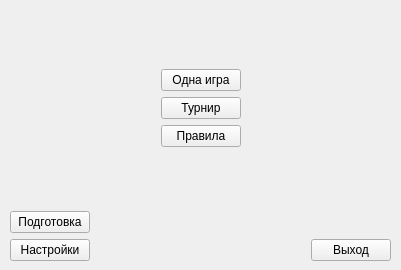
<?xml version="1.0" encoding="UTF-8"?>
<ui version="4.0">
 <author>Maxim Datskiy</author>
 <class>MainWindow</class>
 <widget class="QMainWindow" name="MainWindow">
  <property name="enabled">
   <bool>true</bool>
  </property>
  <property name="geometry">
   <rect>
    <x>0</x>
    <y>0</y>
    <width>401</width>
    <height>270</height>
   </rect>
  </property>
  <property name="sizePolicy">
   <sizepolicy hsizetype="Fixed" vsizetype="Fixed">
    <horstretch>0</horstretch>
    <verstretch>0</verstretch>
   </sizepolicy>
  </property>
  <property name="minimumSize">
   <size>
    <width>401</width>
    <height>270</height>
   </size>
  </property>
  <property name="maximumSize">
   <size>
    <width>401</width>
    <height>270</height>
   </size>
  </property>
  <property name="windowTitle">
   <string>Brain Ring - Добро пожаловать!</string>
  </property>
  <property name="documentMode">
   <bool>false</bool>
  </property>
  <widget class="QWidget" name="centralwidget">
   <widget class="QWidget" name="layoutWidget">
    <property name="geometry">
     <rect>
      <x>10</x>
      <y>10</y>
      <width>381</width>
      <height>251</height>
     </rect>
    </property>
    <layout class="QGridLayout" name="gridLayout_3">
     <item row="0" column="1">
      <spacer name="verticalSpacer_3">
       <property name="orientation">
        <enum>Qt::Vertical</enum>
       </property>
       <property name="sizeHint" stdset="0">
        <size>
         <width>20</width>
         <height>40</height>
        </size>
       </property>
      </spacer>
     </item>
     <item row="1" column="0">
      <spacer name="horizontalSpacer">
       <property name="orientation">
        <enum>Qt::Horizontal</enum>
       </property>
       <property name="sizeHint" stdset="0">
        <size>
         <width>40</width>
         <height>20</height>
        </size>
       </property>
      </spacer>
     </item>
     <item row="1" column="1">
      <layout class="QGridLayout" name="gridLayout_2">
       <item row="0" column="0">
        <widget class="QPushButton" name="btn_singleGame">
         <property name="text">
          <string>Одна игра</string>
         </property>
        </widget>
       </item>
       <item row="1" column="0">
        <widget class="QPushButton" name="btn_tournament">
         <property name="text">
          <string>Турнир</string>
         </property>
        </widget>
       </item>
       <item row="2" column="0">
        <widget class="QPushButton" name="btn_rules">
         <property name="enabled">
          <bool>true</bool>
         </property>
         <property name="text">
          <string>Правила</string>
         </property>
         <property name="iconSize">
          <size>
           <width>20</width>
           <height>20</height>
          </size>
         </property>
        </widget>
       </item>
      </layout>
     </item>
     <item row="1" column="2">
      <spacer name="horizontalSpacer_2">
       <property name="orientation">
        <enum>Qt::Horizontal</enum>
       </property>
       <property name="sizeHint" stdset="0">
        <size>
         <width>40</width>
         <height>20</height>
        </size>
       </property>
      </spacer>
     </item>
     <item row="2" column="1">
      <spacer name="verticalSpacer_2">
       <property name="orientation">
        <enum>Qt::Vertical</enum>
       </property>
       <property name="sizeHint" stdset="0">
        <size>
         <width>20</width>
         <height>40</height>
        </size>
       </property>
      </spacer>
     </item>
     <item row="3" column="0" colspan="3">
      <layout class="QGridLayout" name="gridLayout">
       <item row="0" column="0">
        <widget class="QPushButton" name="btn_prepare">
         <property name="text">
          <string>Подготовка</string>
         </property>
        </widget>
       </item>
       <item row="0" column="1">
        <spacer name="horizontalSpacer_3">
         <property name="orientation">
          <enum>Qt::Horizontal</enum>
         </property>
         <property name="sizeHint" stdset="0">
          <size>
           <width>40</width>
           <height>20</height>
          </size>
         </property>
        </spacer>
       </item>
       <item row="1" column="2">
        <widget class="QPushButton" name="btn_exit">
         <property name="text">
          <string>Выход</string>
         </property>
        </widget>
       </item>
       <item row="1" column="0">
        <widget class="QPushButton" name="btn_settings">
         <property name="text">
          <string>Настройки</string>
         </property>
        </widget>
       </item>
      </layout>
     </item>
    </layout>
   </widget>
  </widget>
 </widget>
 <tabstops>
  <tabstop>btn_singleGame</tabstop>
  <tabstop>btn_tournament</tabstop>
  <tabstop>btn_rules</tabstop>
  <tabstop>btn_prepare</tabstop>
  <tabstop>btn_settings</tabstop>
  <tabstop>btn_exit</tabstop>
 </tabstops>
 <resources/>
 <connections>
  <connection>
   <sender>btn_exit</sender>
   <signal>clicked()</signal>
   <receiver>MainWindow</receiver>
   <slot>close()</slot>
   <hints>
    <hint type="sourcelabel">
     <x>351</x>
     <y>247</y>
    </hint>
    <hint type="destinationlabel">
     <x>201</x>
     <y>134</y>
    </hint>
   </hints>
  </connection>
 </connections>
</ui>
